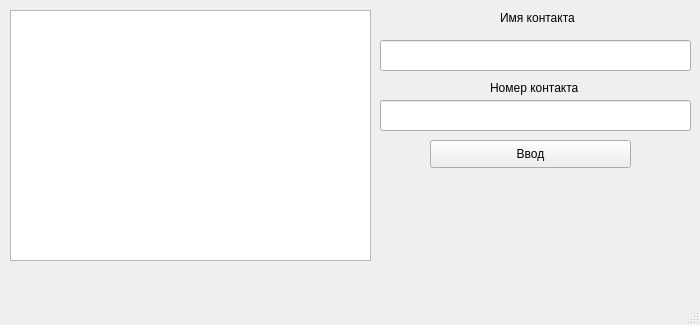
<?xml version="1.0" encoding="UTF-8"?>
<ui version="4.0">
 <class>MainWindow</class>
 <widget class="QMainWindow" name="MainWindow">
  <property name="geometry">
   <rect>
    <x>0</x>
    <y>0</y>
    <width>700</width>
    <height>325</height>
   </rect>
  </property>
  <property name="windowTitle">
   <string>task3</string>
  </property>
  <property name="toolTip">
   <string>&lt;html&gt;&lt;head/&gt;&lt;body&gt;&lt;p&gt;task1&lt;/p&gt;&lt;/body&gt;&lt;/html&gt;</string>
  </property>
  <widget class="QWidget" name="centralwidget">
   <widget class="QListWidget" name="listWidget">
    <property name="geometry">
     <rect>
      <x>10</x>
      <y>10</y>
      <width>361</width>
      <height>251</height>
     </rect>
    </property>
   </widget>
   <widget class="QPushButton" name="enterButton">
    <property name="geometry">
     <rect>
      <x>430</x>
      <y>140</y>
      <width>201</width>
      <height>28</height>
     </rect>
    </property>
    <property name="text">
     <string>Ввод</string>
    </property>
   </widget>
   <widget class="QLineEdit" name="nameField">
    <property name="geometry">
     <rect>
      <x>380</x>
      <y>40</y>
      <width>311</width>
      <height>31</height>
     </rect>
    </property>
   </widget>
   <widget class="QLineEdit" name="numberField">
    <property name="geometry">
     <rect>
      <x>380</x>
      <y>100</y>
      <width>311</width>
      <height>31</height>
     </rect>
    </property>
   </widget>
   <widget class="QLabel" name="nameLabel">
    <property name="geometry">
     <rect>
      <x>500</x>
      <y>10</y>
      <width>81</width>
      <height>16</height>
     </rect>
    </property>
    <property name="text">
     <string>Имя контакта</string>
    </property>
   </widget>
   <widget class="QLabel" name="numberLabel">
    <property name="geometry">
     <rect>
      <x>490</x>
      <y>80</y>
      <width>101</width>
      <height>16</height>
     </rect>
    </property>
    <property name="text">
     <string>Номер контакта</string>
    </property>
   </widget>
  </widget>
  <widget class="QMenuBar" name="menubar">
   <property name="geometry">
    <rect>
     <x>0</x>
     <y>0</y>
     <width>700</width>
     <height>26</height>
    </rect>
   </property>
  </widget>
  <widget class="QStatusBar" name="statusbar"/>
 </widget>
 <resources/>
 <connections/>
</ui>
